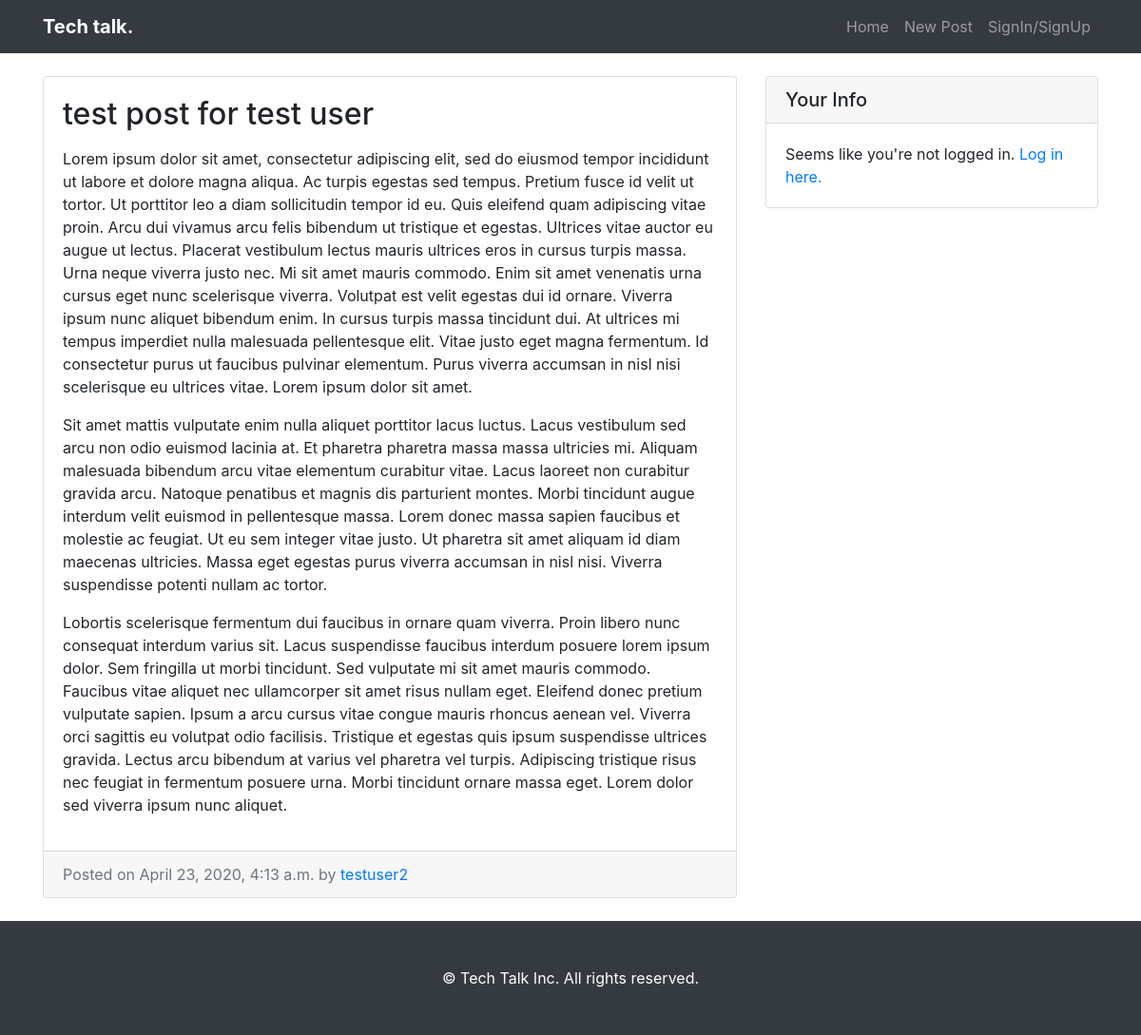
The app's page /entry/10/ with its own data.
### entries/models.py (models this page shows, shortened)
class Entry(models.Model):
	entry_title = models.CharField(max_length=50)
	entry_text = models.TextField()
	entry_date = models.DateTimeField(auto_now_add=True)
	entry_author = models.ForeignKey(User, on_delete=models.CASCADE)
	class Meta:
		verbose_name_plural = 'entries'

### entries/views.py (the view)
# urls.py: path('entry/<int:pk>/', EntryView.as_view(), name="entry-detail"),
class EntryView(DetailView):
	model = Entry
	template_name = 'entries/entryDetail.html'

### entries/templates/entries/entryDetail.html (shortened to what this page needs)
{% extends "entries/base.html" %}
{% block content %}
	<div class="col-md-8">
		<div class="card mb-4">
			<div class="card-body">
				<h2 class="card-title">{{object.entry_title}}</h2>
				<p class="card-text">{{object.entry_text | linebreaks}}</p>
			</div>
			<div class="card-footer text-muted">
				Posted on {{entry.entry_date}} by
				<a href="#">{{entry.entry_author}}</a>
			</div>
		</div>
	</div>
{% endblock %}

### entries/static/entries/css/blog-home.css (style rules this page uses)
body { padding-top: 56px; }

### records on screen
Entry: entry_title "test post for test user", entry_text "Lorem ipsum dolor sit amet, consectetur adipiscing elit, sed do eiusmod tempor incididunt ut labore et dolore magna aliqua. Ac turpis egestas sed tempus. Pretium fusce id velit ut tortor. Ut porttitor leo a diam sollicitudin tempor id eu. Quis eleifend quam adipiscing vitae proin. Arcu dui vivamus arcu felis bibendum ut tristique et egestas. Ultrices vitae auctor eu augue ut lectus. Placerat vestibulum lectus mauris ultrices eros in cursus turpis massa. Urna neque viverra justo nec. Mi sit amet mauris commodo. Enim sit amet venenatis urna cursus eget nunc scelerisque viverra. Volutpat est velit egestas dui id ornare. Viverra ipsum nunc aliquet bibendum enim. In cursus turpis massa tincidunt…", entry_date "April 23, 2020, 4:13 a.m.", entry_author "testuser2"
